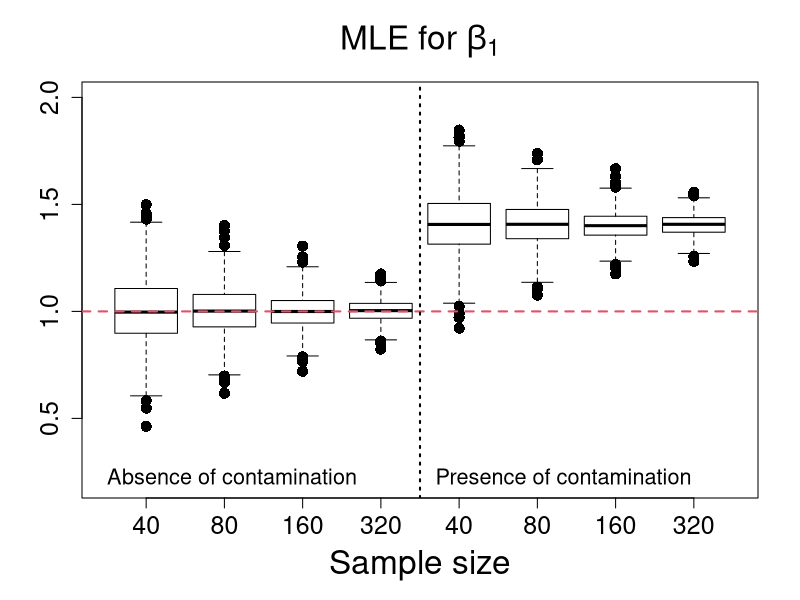
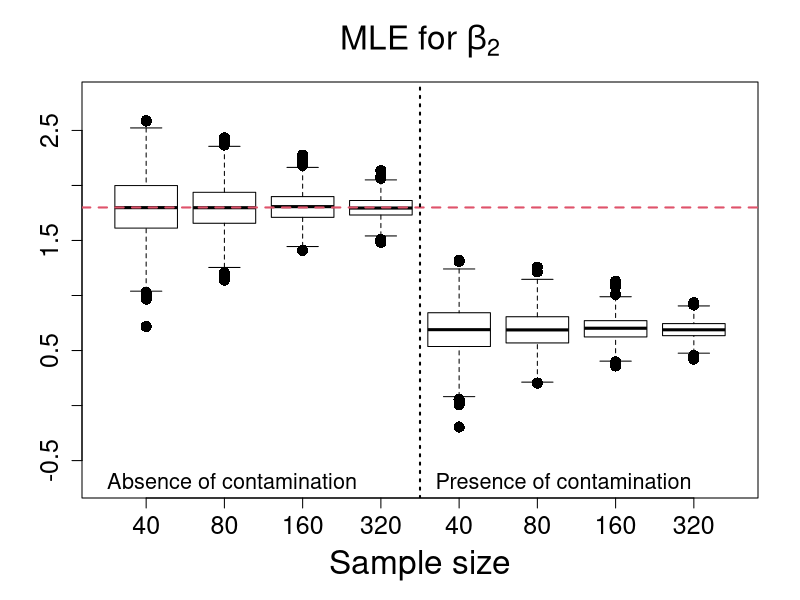
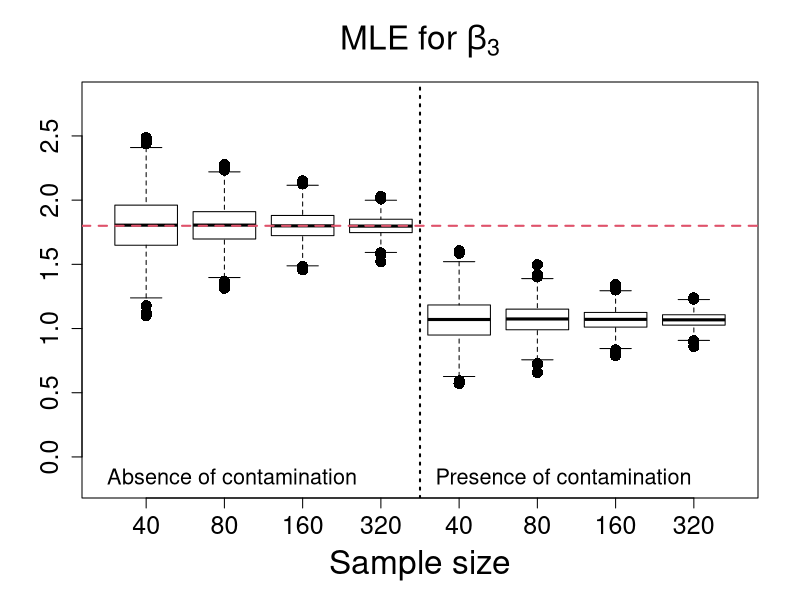
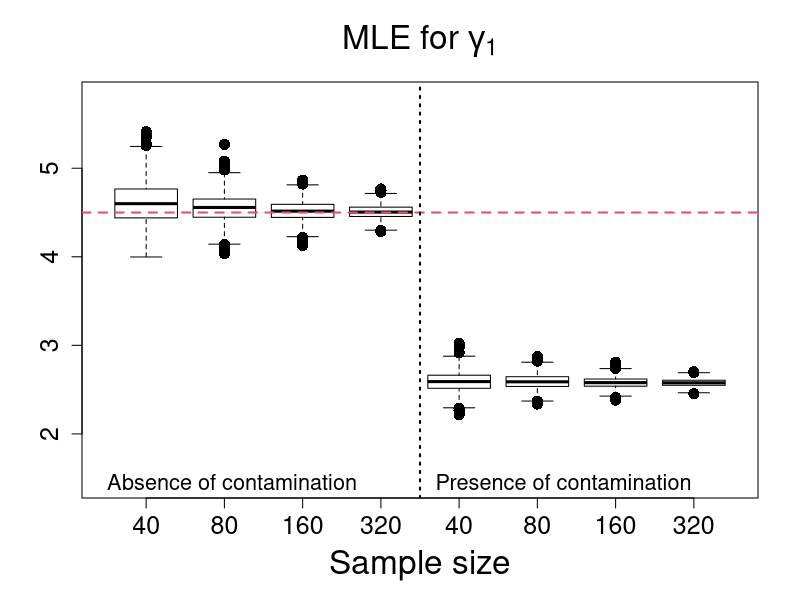
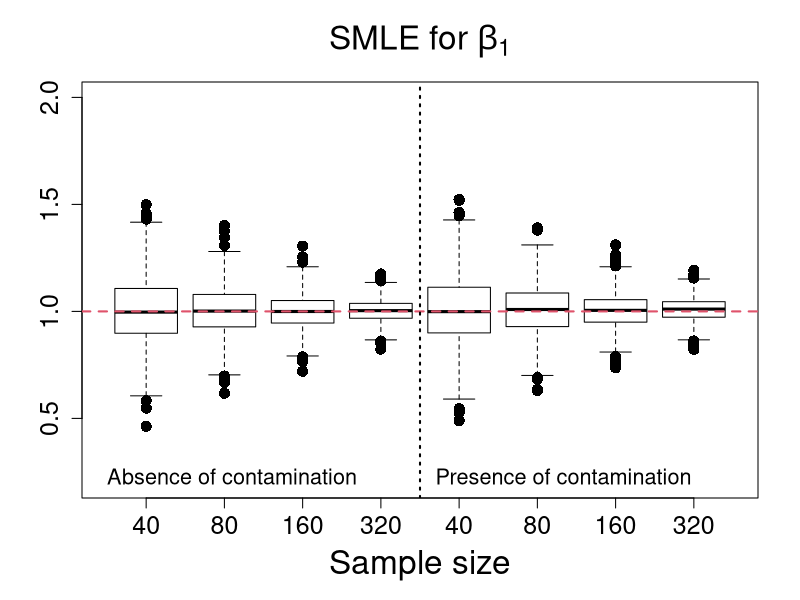
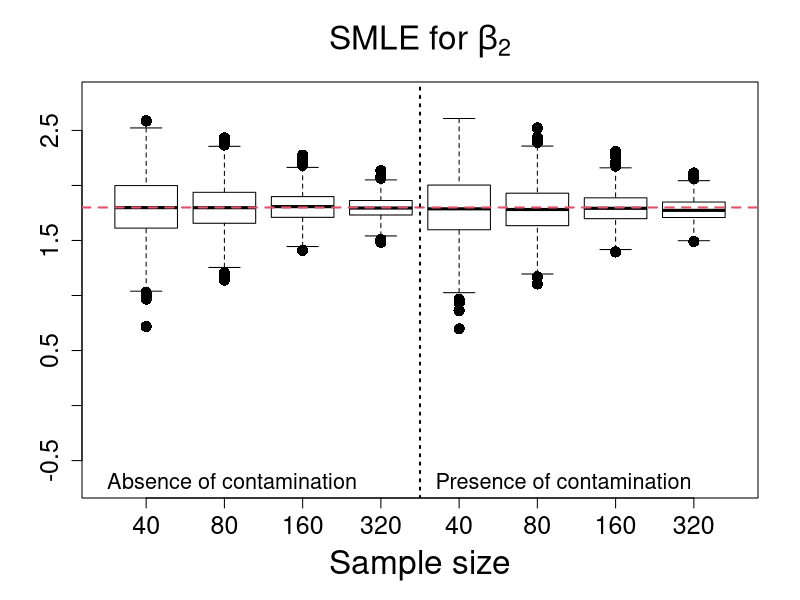
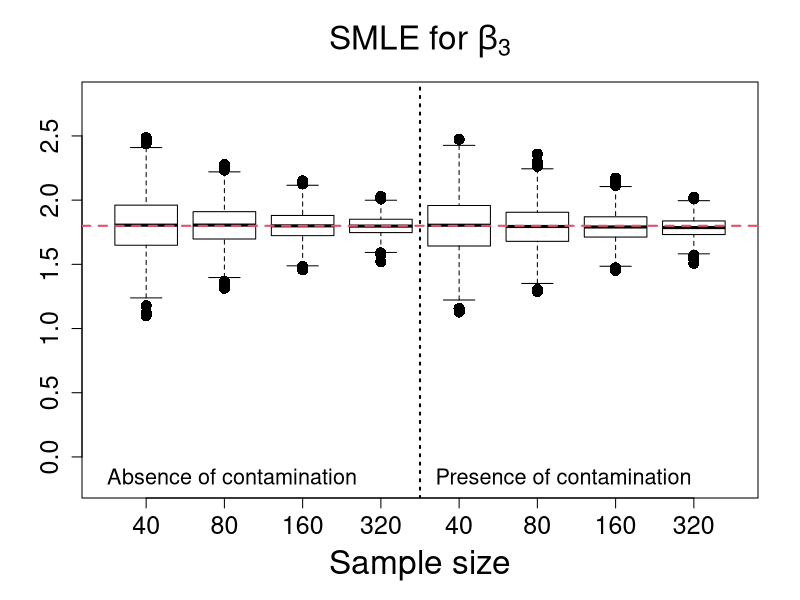
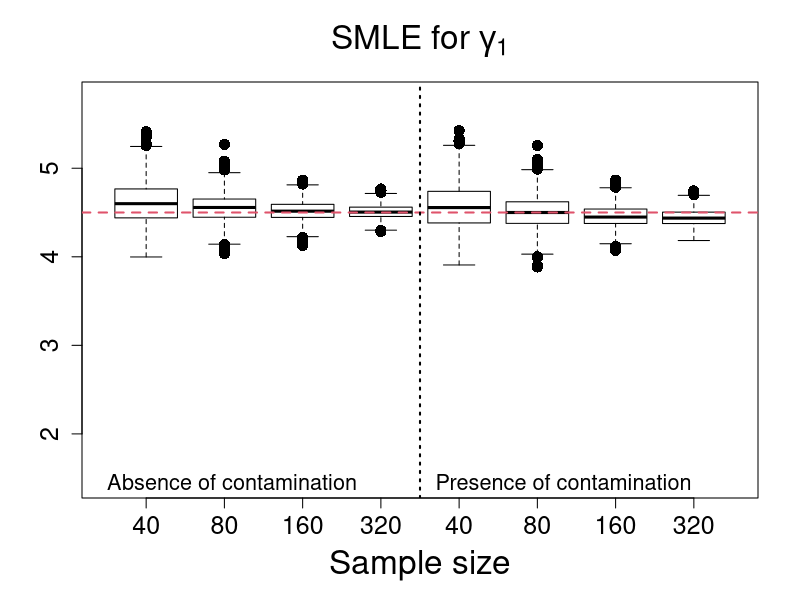

Generate these figures, in order, with R:
rm(list=ls())

data40 <- read.table("Estimates_Scenario3_n40.txt", h=T)
data80 <- read.table("Estimates_Scenario3_n80.txt", h=T)
data160 <- read.table("Estimates_Scenario3_n160.txt", h=T)
data320 <- read.table("Estimates_Scenario3_n320.txt", h=T)

#**************************MLE estimates******************************#
MLE_beta1_n40 <- data40$MLE_beta1; MLEC_beta1_n40 <- data40$MLE_C_beta1
MLE_beta2_n40 <- data40$MLE_beta2; MLEC_beta2_n40 <- data40$MLE_C_beta2
MLE_beta3_n40 <- data40$MLE_beta3; MLEC_beta3_n40 <- data40$MLE_C_beta3
MLE_gama1_n40 <- data40$MLE_gama1; MLEC_gama1_n40 <- data40$MLE_C_gama1

MLE_beta1_n80 <- data80$MLE_beta1; MLEC_beta1_n80 <- data80$MLE_C_beta1
MLE_beta2_n80 <- data80$MLE_beta2; MLEC_beta2_n80 <- data80$MLE_C_beta2
MLE_beta3_n80 <- data80$MLE_beta3; MLEC_beta3_n80 <- data80$MLE_C_beta3
MLE_gama1_n80 <- data80$MLE_gama1; MLEC_gama1_n80 <- data80$MLE_C_gama1

MLE_beta1_n160 <- data160$MLE_beta1; MLEC_beta1_n160 <- data160$MLE_C_beta1
MLE_beta2_n160 <- data160$MLE_beta2; MLEC_beta2_n160 <- data160$MLE_C_beta2
MLE_beta3_n160 <- data160$MLE_beta3; MLEC_beta3_n160 <- data160$MLE_C_beta3
MLE_gama1_n160 <- data160$MLE_gama1; MLEC_gama1_n160 <- data160$MLE_C_gama1

MLE_beta1_n320 <- data320$MLE_beta1; MLEC_beta1_n320 <- data320$MLE_C_beta1
MLE_beta2_n320 <- data320$MLE_beta2; MLEC_beta2_n320 <- data320$MLE_C_beta2
MLE_beta3_n320 <- data320$MLE_beta3; MLEC_beta3_n320 <- data320$MLE_C_beta3
MLE_gama1_n320 <- data320$MLE_gama1; MLEC_gama1_n320 <- data320$MLE_C_gama1

#**************************SMLE estimates******************************#
SMLE_beta1_n40 <- data40$SMLE_beta1; SMLEC_beta1_n40 <- data40$SMLE_C_beta1
SMLE_beta2_n40 <- data40$SMLE_beta2; SMLEC_beta2_n40 <- data40$SMLE_C_beta2
SMLE_beta3_n40 <- data40$SMLE_beta3; SMLEC_beta3_n40 <- data40$SMLE_C_beta3
SMLE_gama1_n40 <- data40$SMLE_gama1; SMLEC_gama1_n40 <- data40$SMLE_C_gama1

SMLE_beta1_n80 <- data80$SMLE_beta1; SMLEC_beta1_n80 <- data80$SMLE_C_beta1
SMLE_beta2_n80 <- data80$SMLE_beta2; SMLEC_beta2_n80 <- data80$SMLE_C_beta2
SMLE_beta3_n80 <- data80$SMLE_beta3; SMLEC_beta3_n80 <- data80$SMLE_C_beta3
SMLE_gama1_n80 <- data80$SMLE_gama1; SMLEC_gama1_n80 <- data80$SMLE_C_gama1

SMLE_beta1_n160 <- data160$SMLE_beta1; SMLEC_beta1_n160 <- data160$SMLE_C_beta1
SMLE_beta2_n160 <- data160$SMLE_beta2; SMLEC_beta2_n160 <- data160$SMLE_C_beta2
SMLE_beta3_n160 <- data160$SMLE_beta3; SMLEC_beta3_n160 <- data160$SMLE_C_beta3
SMLE_gama1_n160 <- data160$SMLE_gama1; SMLEC_gama1_n160 <- data160$SMLE_C_gama1

SMLE_beta1_n320 <- data320$SMLE_beta1; SMLEC_beta1_n320 <- data320$SMLE_C_beta1
SMLE_beta2_n320 <- data320$SMLE_beta2; SMLEC_beta2_n320 <- data320$SMLE_C_beta2
SMLE_beta3_n320 <- data320$SMLE_beta3; SMLEC_beta3_n320 <- data320$SMLE_C_beta3
SMLE_gama1_n320 <- data320$SMLE_gama1; SMLEC_gama1_n320 <- data320$SMLE_C_gama1

#**************************MDPDE estimates******************************#
MDPDE_beta1_n40 <- data40$MDPDE_beta1; MDPDEC_beta1_n40 <- data40$MDPDE_C_beta1
MDPDE_beta2_n40 <- data40$MDPDE_beta2; MDPDEC_beta2_n40 <- data40$MDPDE_C_beta2
MDPDE_beta3_n40 <- data40$MDPDE_beta3; MDPDEC_beta3_n40 <- data40$MDPDE_C_beta3
MDPDE_gama1_n40 <- data40$MDPDE_gama1; MDPDEC_gama1_n40 <- data40$MDPDE_C_gama1

MDPDE_beta1_n80 <- data80$MDPDE_beta1; MDPDEC_beta1_n80 <- data80$MDPDE_C_beta1
MDPDE_beta2_n80 <- data80$MDPDE_beta2; MDPDEC_beta2_n80 <- data80$MDPDE_C_beta2
MDPDE_beta3_n80 <- data80$MDPDE_beta3; MDPDEC_beta3_n80 <- data80$MDPDE_C_beta3
MDPDE_gama1_n80 <- data80$MDPDE_gama1; MDPDEC_gama1_n80 <- data80$MDPDE_C_gama1

MDPDE_beta1_n160 <- data160$MDPDE_beta1; MDPDEC_beta1_n160 <- data160$MDPDE_C_beta1
MDPDE_beta2_n160 <- data160$MDPDE_beta2; MDPDEC_beta2_n160 <- data160$MDPDE_C_beta2
MDPDE_beta3_n160 <- data160$MDPDE_beta3; MDPDEC_beta3_n160 <- data160$MDPDE_C_beta3
MDPDE_gama1_n160 <- data160$MDPDE_gama1; MDPDEC_gama1_n160 <- data160$MDPDE_C_gama1

MDPDE_beta1_n320 <- data320$MDPDE_beta1; MDPDEC_beta1_n320 <- data320$MDPDE_C_beta1
MDPDE_beta2_n320 <- data320$MDPDE_beta2; MDPDEC_beta2_n320 <- data320$MDPDE_C_beta2
MDPDE_beta3_n320 <- data320$MDPDE_beta3; MDPDEC_beta3_n320 <- data320$MDPDE_C_beta3
MDPDE_gama1_n320 <- data320$MDPDE_gama1; MDPDEC_gama1_n320 <- data320$MDPDE_C_gama1

#********************MLE estimates****************#

#********************MLE estimates of beta1****************#
boxplot(MLE_beta1_n40,MLE_beta1_n80,MLE_beta1_n160,MLE_beta1_n320,
MLEC_beta1_n40,MLEC_beta1_n80,MLEC_beta1_n160,MLEC_beta1_n320,
main=expression( paste("MLE for ", beta[1])),
xlab="Sample size",ylab="",names=c(40,80,160,320,40,80,160,320),outline=T,
ylim=c(0.2, 2.0), cex=1.5,cex.lab=2.0,cex.axis=1.5,cex.main=2.0, pch=16, col = NULL)
abline(1.0,0,col=2,lty=2,lwd=2)
abline(v=4.5,lty=3,lwd=2)
legend(0.0, 0.35,"Absence of contamination",bty="n",cex=1.3)
legend(4.2, 0.35,"Presence of contamination",bty="n",cex=1.3)

#********************MLE estimates of beta2****************#
boxplot(MLE_beta2_n40,MLE_beta2_n80,MLE_beta2_n160,MLE_beta2_n320,
MLEC_beta2_n40,MLEC_beta2_n80,MLEC_beta2_n160,MLEC_beta2_n320,
main=expression( paste("MLE for ", beta[2])),
xlab="Sample size",ylab="",names=c(40,80,160,320,40,80,160,320),outline=T,
ylim=c(-0.7, 2.8), cex=1.5,cex.lab=2.0,cex.axis=1.5,cex.main=2.0, pch=16, col = NULL)
abline(1.8,0,col=2,lty=2,lwd=2)
abline(v=4.5,lty=3,lwd=2)
legend(0.0,-0.45,"Absence of contamination",bty="n",cex=1.3)
legend(4.2,-0.45,"Presence of contamination",bty="n",cex=1.3)

#********************MLE estimates of beta3****************#
boxplot(MLE_beta3_n40,MLE_beta3_n80,MLE_beta3_n160,MLE_beta3_n320,
MLEC_beta3_n40,MLEC_beta3_n80,MLEC_beta3_n160,MLEC_beta3_n320,
main=expression( paste("MLE for ", beta[3])),
xlab="Sample size",ylab="",names=c(40,80,160,320,40,80,160,320),outline=T,
ylim=c(-0.2, 2.8), cex=1.5,cex.lab=2.0,cex.axis=1.5,cex.main=2.0, pch=16, col = NULL)
abline(1.8,0,col=2,lty=2,lwd=2)
abline(v=4.5,lty=3,lwd=2)
legend(0.0,0.05,"Absence of contamination",bty="n",cex=1.3)
legend(4.2,0.05,"Presence of contamination",bty="n",cex=1.3)

#********************MLE estimates of gamma1****************#
boxplot(MLE_gama1_n40,MLE_gama1_n80,MLE_gama1_n160,MLE_gama1_n320,
MLEC_gama1_n40,MLEC_gama1_n80,MLEC_gama1_n160,MLEC_gama1_n320,
main=expression( paste("MLE for ", gamma[1])),
xlab="Sample size",ylab="",names=c(40,80,160,320,40,80,160,320),outline=T,
ylim=c(1.45,5.8), cex=1.5,cex.lab=2.0,cex.axis=1.5,cex.main=2.0, pch=16, col = NULL)
abline(4.5,0,col=2,lty=2,lwd=2)
abline(v=4.5,lty=3,lwd=2)
legend(0.0,1.75,"Absence of contamination",bty="n", cex=1.3)
legend(4.2,1.75,"Presence of contamination",bty="n", cex=1.3)

#********************SMLE estimates****************#

#********************SMLE estimates of beta1****************#
boxplot(SMLE_beta1_n40,SMLE_beta1_n80,SMLE_beta1_n160,SMLE_beta1_n320,
SMLEC_beta1_n40,SMLEC_beta1_n80,SMLEC_beta1_n160,SMLEC_beta1_n320,
main=expression( paste("SMLE for ", beta[1])),
xlab="Sample size",ylab="",names=c(40,80,160,320,40,80,160,320),outline=T,
ylim=c(0.2, 2.0), cex=1.5,cex.lab=2.0,cex.axis=1.5,cex.main=2.0, pch=16, col = NULL)
abline(1.0,0,col=2,lty=2,lwd=2)
abline(v=4.5,lty=3,lwd=2)
legend(0.0, 0.35,"Absence of contamination",bty="n",cex=1.3)
legend(4.2, 0.35,"Presence of contamination",bty="n",cex=1.3)

#********************SMLE estimates of beta2****************#
boxplot(SMLE_beta2_n40,SMLE_beta2_n80,SMLE_beta2_n160,SMLE_beta2_n320,
SMLEC_beta2_n40,SMLEC_beta2_n80,SMLEC_beta2_n160,SMLEC_beta2_n320,
main=expression( paste("SMLE for ", beta[2])),
xlab="Sample size",ylab="",names=c(40,80,160,320,40,80,160,320),outline=T,
ylim=c(-0.7, 2.8), cex=1.5,cex.lab=2.0,cex.axis=1.5,cex.main=2.0, pch=16, col = NULL)
abline(1.8,0,col=2,lty=2,lwd=2)
abline(v=4.5,lty=3,lwd=2)
legend(0.0,-0.45,"Absence of contamination",bty="n",cex=1.3)
legend(4.2,-0.45,"Presence of contamination",bty="n",cex=1.3)

#********************SMLE estimates of beta3****************#
boxplot(SMLE_beta3_n40,SMLE_beta3_n80,SMLE_beta3_n160,SMLE_beta3_n320,
SMLEC_beta3_n40,SMLEC_beta3_n80,SMLEC_beta3_n160,SMLEC_beta3_n320,
main=expression( paste("SMLE for ", beta[3])),
xlab="Sample size",ylab="",names=c(40,80,160,320,40,80,160,320),outline=T,
ylim=c(-0.2, 2.8), cex=1.5,cex.lab=2.0,cex.axis=1.5,cex.main=2.0, pch=16, col = NULL)
abline(1.8,0,col=2,lty=2,lwd=2)
abline(v=4.5,lty=3,lwd=2)
legend(0.0,0.05,"Absence of contamination",bty="n",cex=1.3)
legend(4.2,0.05,"Presence of contamination",bty="n",cex=1.3)

#********************SMLE estimates of gamma1****************#
boxplot(SMLE_gama1_n40,SMLE_gama1_n80,SMLE_gama1_n160,SMLE_gama1_n320,
SMLEC_gama1_n40,SMLEC_gama1_n80,SMLEC_gama1_n160,SMLEC_gama1_n320,
main=expression( paste("SMLE for ", gamma[1])),
xlab="Sample size",ylab="",names=c(40,80,160,320,40,80,160,320),outline=T,
ylim=c(1.45,5.8), cex=1.5,cex.lab=2.0,cex.axis=1.5,cex.main=2.0, pch=16, col = NULL)
abline(4.5,0,col=2,lty=2,lwd=2)
abline(v=4.5,lty=3,lwd=2)
legend(0.0,1.75,"Absence of contamination",bty="n", cex=1.3)
legend(4.2,1.75,"Presence of contamination",bty="n", cex=1.3)

#********************MDPDE estimates****************#

#********************MDPDE estimates of beta1****************#
boxplot(MDPDE_beta1_n40,MDPDE_beta1_n80,MDPDE_beta1_n160,MDPDE_beta1_n320,
MDPDEC_beta1_n40,MDPDEC_beta1_n80,MDPDEC_beta1_n160,MDPDEC_beta1_n320,
main=expression( paste("MDPDE for ", beta[1])),
xlab="Sample size",ylab="",names=c(40,80,160,320,40,80,160,320),outline=T,
ylim=c(0.2, 2.0), cex=1.5,cex.lab=2.0,cex.axis=1.5,cex.main=2.0, pch=16, col = NULL)
abline(1.0,0,col=2,lty=2,lwd=2)
abline(v=4.5,lty=3,lwd=2)
legend(0.0, 0.35,"Absence of contamination",bty="n",cex=1.3)
legend(4.2, 0.35,"Presence of contamination",bty="n",cex=1.3)

#********************MDPDE estimates of beta2****************#
boxplot(MDPDE_beta2_n40,MDPDE_beta2_n80,MDPDE_beta2_n160,MDPDE_beta2_n320,
MDPDEC_beta2_n40,MDPDEC_beta2_n80,MDPDEC_beta2_n160,MDPDEC_beta2_n320,
main=expression( paste("MDPDE for ", beta[2])),
xlab="Sample size",ylab="",names=c(40,80,160,320,40,80,160,320),outline=T,
ylim=c(-0.7,2.8), cex=1.5,cex.lab=2.0,cex.axis=1.5,cex.main=2.0, pch=16, col = NULL)
abline(1.8,0,col=2,lty=2,lwd=2)
abline(v=4.5,lty=3,lwd=2)
legend(0.0,-0.45,"Absence of contamination",bty="n",cex=1.3)
legend(4.2,-0.45,"Presence of contamination",bty="n",cex=1.3)

#********************MDPDE estimates of beta3****************#
boxplot(MDPDE_beta3_n40,MDPDE_beta3_n80,MDPDE_beta3_n160,MDPDE_beta3_n320,
MDPDEC_beta3_n40,MDPDEC_beta3_n80,MDPDEC_beta3_n160,MDPDEC_beta3_n320,
main=expression( paste("MDPDE for ", beta[3])),
xlab="Sample size",ylab="",names=c(40,80,160,320,40,80,160,320),outline=T,
ylim=c(-0.2, 2.8), cex=1.5,cex.lab=2.0,cex.axis=1.5,cex.main=2.0, pch=16, col = NULL)
abline(1.8,0,col=2,lty=2,lwd=2)
abline(v=4.5,lty=3,lwd=2)
legend(0.0,0.05,"Absence of contamination",bty="n",cex=1.3)
legend(4.2,0.05,"Presence of contamination",bty="n",cex=1.3)

#********************MDPDE estimates of gamma1****************#
boxplot(MDPDE_gama1_n40,MDPDE_gama1_n80,MDPDE_gama1_n160,MDPDE_gama1_n320,
MDPDEC_gama1_n40,MDPDEC_gama1_n80,MDPDEC_gama1_n160,MDPDEC_gama1_n320,
main=expression( paste("MDPDE for ", gamma[1])),
xlab="Sample size",ylab="",names=c(40,80,160,320,40,80,160,320),outline=T,
ylim=c(1.45,5.8), cex=1.5,cex.lab=2.0,cex.axis=1.5,cex.main=2.0, pch=16, col = NULL)
abline(4.5,0,col=2,lty=2,lwd=2)
abline(v=4.5,lty=3,lwd=2)
legend(0.0,1.75,"Absence of contamination",bty="n", cex=1.3)
legend(4.2,1.75,"Presence of contamination",bty="n", cex=1.3)












